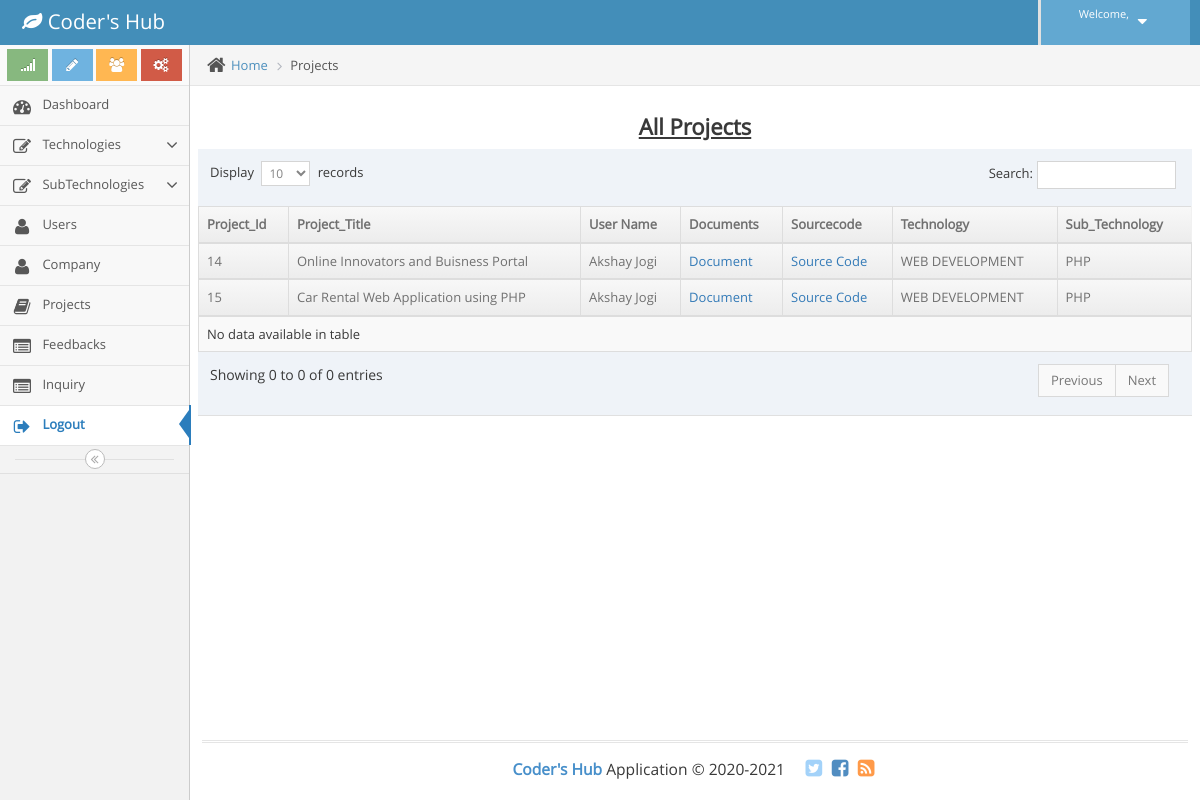
The app's page /admin/projects.php with its own data.
### tables this page shows
CREATE TABLE `project` (
  `P_id` int(12) NOT NULL,
  `P_title` text NOT NULL,
  `P_description` text NOT NULL,
  `User_id` int(12) NOT NULL,
  `Date` date NOT NULL,
  `Document` varchar(50) NOT NULL,
  `Sourcecode` varchar(50) NOT NULL,
  `Tech_id` int(11) NOT NULL,
  `Sub_id` int(11) NOT NULL
);

CREATE TABLE `user` (
  `User_id` int(100) NOT NULL,
  `Fname` varchar(100) NOT NULL,
  `Lname` varchar(100) NOT NULL,
  `Email` varchar(100) NOT NULL,
  `Gender` varchar(20) NOT NULL,
  `Dob` date NOT NULL,
  `Contact` bigint(10) NOT NULL,
  `Address` varchar(100) NOT NULL,
  `Password` varchar(50) NOT NULL,
  `Reg_date` date NOT NULL
);

CREATE TABLE `technology` (
  `Tech_id` int(12) NOT NULL,
  `Tech_name` varchar(20) NOT NULL
);

CREATE TABLE `sub_technology` (
  `Sub_id` int(12) NOT NULL,
  `Sub_tech_name` varchar(20) NOT NULL,
  `Tech_id` int(12) NOT NULL
);

### admin/projects.php (the view, shortened to what this page needs)
<?php
$obj = new mysqli("localhost","root","","codershub");
$result = $obj->query("SELECT project.*, technology.Tech_name, sub_technology.Sub_tech_name, user.Fname, user.Lname FROM project INNER JOIN technology ON project.Tech_id = technology.Tech_id INNER JOIN sub_technology ON project.Sub_id = sub_technology.Sub_id
INNER JOIN user ON project.User_id = user.User_id");
?>
<!DOCTYPE html>
<html lang="en">
	<head>
		<link rel="stylesheet" href="assets/css/bootstrap.min.css" />
		<link rel="stylesheet" href="assets/font-awesome/4.5.0/css/font-awesome.min.css" />
		<link rel="stylesheet" href="assets/css/ace.min.css" class="ace-main-stylesheet" id="main-ace-style" />
		<link rel="stylesheet" href="assets/css/ace-skins.min.css" />
		<link rel="stylesheet" href="assets/css/ace-rtl.min.css" />
	</head>
	<body class="no-skin">
		<?php include'common/header.php';?>
		<div class="main-container ace-save-state" id="main-container">
				<?php include'common/sidebar.php';?>
			<div class="main-content">
				<div class="main-content-inner">
					<div class="breadcrumbs ace-save-state" id="breadcrumbs">
						<ul class="breadcrumb">
							<li>
								<i class="ace-icon fa fa-home home-icon"></i>
								<a href="#">Home</a>
							</li>
							<li class="active">Projects</li>
						</ul>
					</div>
					<div class="page-content">
							<h3 align="center"><u><b>All Projects</b></u></h3>
						<div class="row">
							<div class="col-xs-12">
								<div class="row">
									<div class="col-xs-12">
								</div>
								<div class="row">
									<div class="col-xs-12">
										<div>
											<table id="dynamic-table" class="table table-striped table-bordered">
												<thead>
													<tr>
														<th>Project_Id</th>
														<th>Project_Title</th>
														<th>User Name</th>
														<th>Documents</th>
														<th>Sourcecode</th>
														<th>Technology</th>
														<th>Sub_Technology</th>
													</tr>
												<?php
													while ($row = $result->fetch_object())
													{
												?>
											<tr>
												<td><?php echo $row->P_id;?></td>
												<td><?php echo $row->P_title;?></td>
												<td><?php echo $row->Fname." ".$row->Lname;?></td>
												<td><a href="../user/project_document/<?php echo $row->Document;?>" download>Document</a></td>
												<td><a href="../user/project_sourcecode/<?php echo $row->Sourcecode;?>" download>Source Code</a></td>
												<td><?php echo $row->Tech_name;?></td>
												<td><?php echo $row->Sub_tech_name;?></td>
											</tr>
												<?php
											}
											?>
											</table>
										</div>
									</div>
								</div>
							</div>
						</div>
					</div>
				</div>
			</div>
		</div>
				<div class="footer">
				<div class="footer-inner">
			<?php include'common/footer.php' ;?>
	</body>
</html>

### records on screen
project: P_id "14", P_title "Online Innovators and Buisness Portal", User.Fname "Akshay", User.Lname "Jogi", Tech.Tech_name "WEB DEVELOPMENT", Sub.Sub_tech_name "PHP"
project: P_id "15", P_title "Car Rental Web Application using PHP", User.Fname "Akshay", User.Lname "Jogi", Tech.Tech_name "WEB DEVELOPMENT", Sub.Sub_tech_name "PHP"
